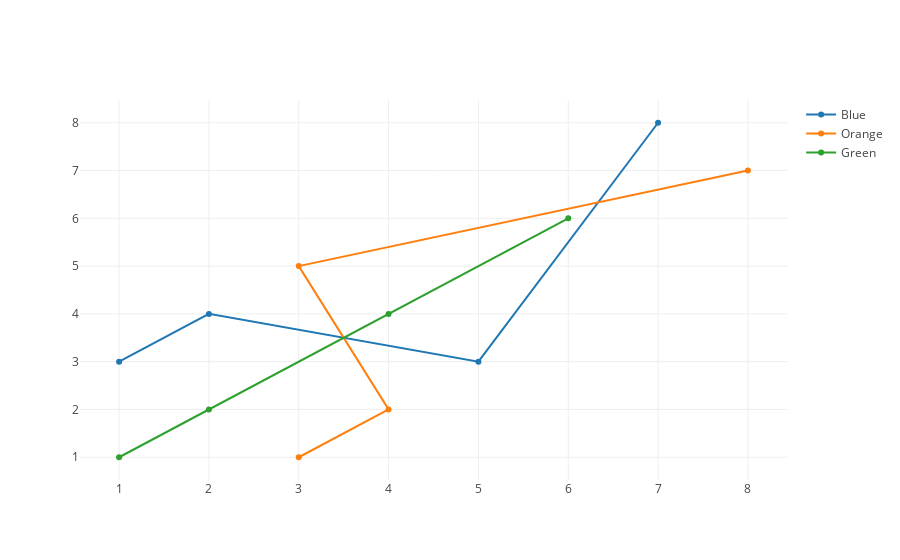

This figure's notebook cell:
### Markdown cell above
## Objectives
1. Be able to define and use the different components of a graph in Plotly
2. Be able to display a Plotly graph in Dash
3. Be able to make a Dash app interactive using callbacks
4. Be familiar with Heroku, an easy app hosting service with a free level

### Code cell
trace1 = go.Scatter(x=[1,2,5,7], y=[3,4,3,8], name="Blue")
trace2 = go.Scatter(x=[3,4,3,8], y=[1,2,5,7], name="Orange")
trace3 = go.Scatter(x=[1,2,4,6], y=[1,2,4,6], name="Green")
data = [trace1, trace2, trace3]
layout = go.Layout()
fig = go.Figure(data=data, layout=layout)
iplot(fig)

### Figure 1 — Plotly figure (JSON) as saved in the notebook; plotly's stock layout.template omitted (floating-point values rounded to 4 significant figures)
{"data": [{"name": "Blue", "type": "scatter", "uid": "2ef7f15f-9156-4150-8759-f4ff0a549b8c", "x": [1, 2, 5, 7], "y": [3, 4, 3, 8]}, {"name": "Orange", "type": "scatter", "uid": "3042f953-a40a-43df-b518-c1009c9a04e1", "x": [3, 4, 3, 8], "y": [1, 2, 5, 7]}, {"name": "Green", "type": "scatter", "uid": "8f6bda8f-9aef-44cd-80c3-19c21f28fc42", "x": [1, 2, 4, 6], "y": [1, 2, 4, 6]}], "layout": {"autosize": true, "xaxis": {"autorange": true, "range": [0.5823, 8.418], "type": "linear"}, "yaxis": {"autorange": true, "range": [0.4873, 8.513], "type": "linear"}}}
